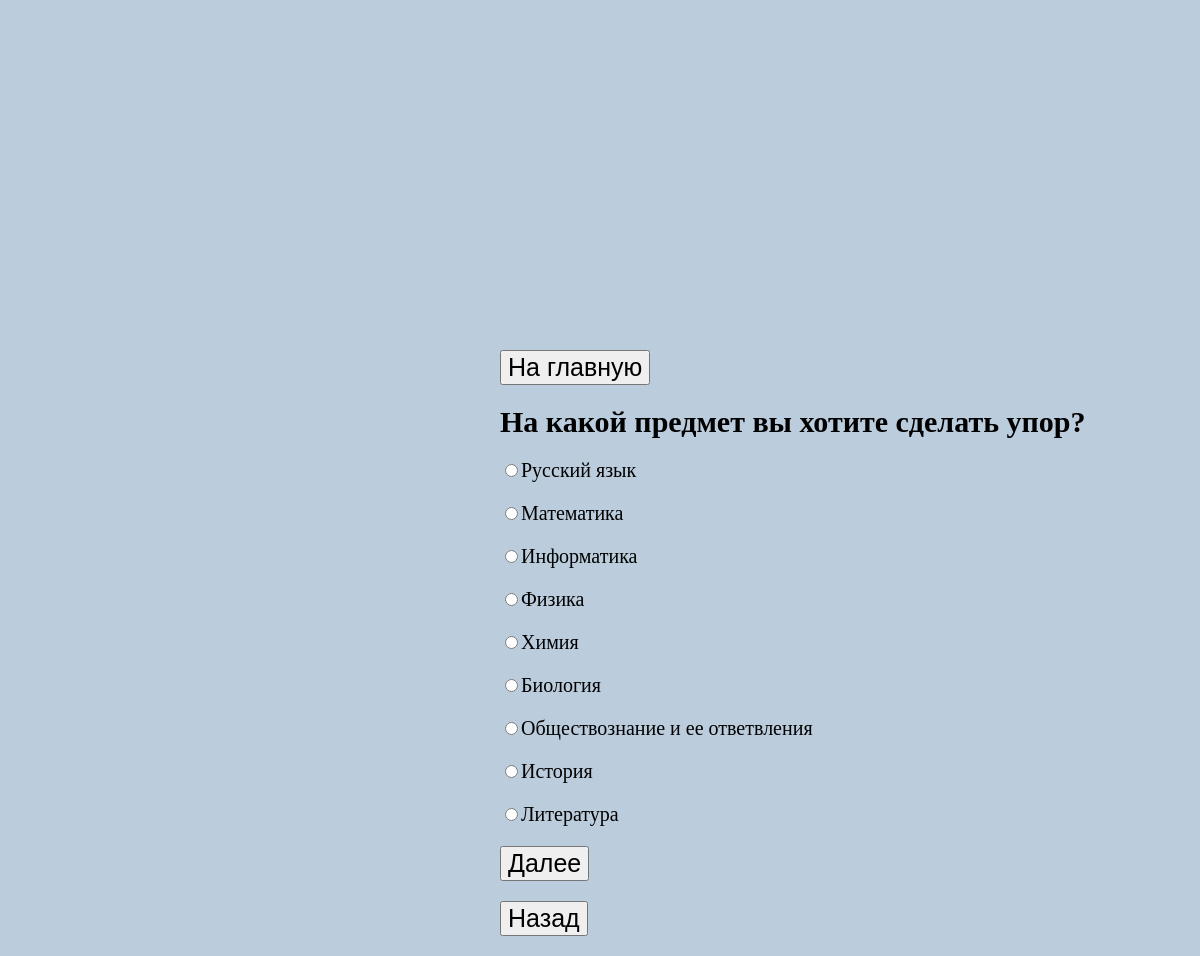
Page /test/27/ on the committed database.
### study/models.py (models this page shows, shortened)
class Quest(models.Model):
    question = models.CharField(max_length=200)
    tip=models.CharField(max_length=1)
    test = models.ForeignKey('Test',on_delete=models.CASCADE,)

class Answer(models.Model):
    answer = models.CharField(max_length=200)
    quest = models.ForeignKey('Quest',on_delete=models.CASCADE,)

### study/views.py (the view, shortened to what this page needs)
# urls.py: path('', include('study.urls')),
def study(request, id):
    quest1 = Quest.objects.get(id = id)
    a = Answer.objects.filter(quest = quest1)
    if quest1.tip == '3':
        if request.method == "POST":
            if 'Назад' in request.POST:
                id = id-1
                return redirect('study', id)
            an = ''
            if '1' in request.POST:
                Useranswer.quest = quest1.id
                Useranswer.answer = request.POST["Вапросик"]
            elif '0' in request.POST:
                Useranswer.quest = quest1.id
                Useranswer.answer = request.POST["Вапросик"]
            id += 1
            if id == 43:
                return redirect('study1')
            return redirect('study', id)
        else:
            return render(request, 'study/study_3.html', {'q': quest1, 'a': a})

### study/templates/study/study_3.html (shortened to what this page needs)
{% load static %}
<!DOCTYPE html>
<html>
	<head>
        <link rel="stylesheet" href="{% static 'study/testpage.css' %}">
	</head>
    <body>
    {% block content %}
     <form>
        <div>
            <p><button name="На главную">На главную</button></p>
        </div>
     </form>
    <div>
        <h1>{{ q.question }}</h1>
    </div>
    <form method="POST">
        <div>
            {% for aa in a %}
                {% if aa.answer == "Русский язык" %}
                    <p><input type="radio" required name="Вапросик" value="1">{{ aa.answer }}</p>
                {% endif %}
                {% if aa.answer == "Математика" %}
                    <p><input type="radio" required name="Вапросик" value="2">{{ aa.answer }}</p>
                {% endif %}
                {% if aa.answer == "Информатика" %}
                    <p><input type="radio" required name="Вапросик" value="3">{{ aa.answer }}</p>
                {% endif %}
                {% if aa.answer == "Физика" %}
                    <p><input type="radio" required name="Вапросик" value="4">{{ aa.answer }}</p>
                {% endif %}
                {% if aa.answer == "Химия" %}
                    <p><input type="radio" required name="Вапросик" value="5">{{ aa.answer }}</p>
                {% endif %}
                {% if aa.answer == "Биология" %}
                    <p><input type="radio" required name="Вапросик" value="6">{{ aa.answer }}</p>
                {% endif %}
                {% if aa.answer == "Обществознание и ее ответвления" %}
                    <p><input type="radio" required name="Вапросик" value="7">{{ aa.answer }}</p>
                {% endif %}
                {% if aa.answer == "История" %}
                    <p><input type="radio" required name="Вапросик" value="8">{{ aa.answer }}</p>
                {% endif %}
                {% if aa.answer == "Литература" %}
                    <p><input type="radio" required name="Вапросик" value="9">{{ aa.answer }}</p>
                {% endif %}
            {% endfor %}
        </div>
        <div>
            <p><button type="submit">Далее</button></p>
            <p><button name="Назад">Назад</button></p>
        </div>
    </form>
    {% endblock %}
	</body>
</html>

### rows in the picture
Quest: question "На какой предмет вы хотите сделать упор?"
Answer: answer "Русский язык"
Answer: answer "Математика"
Answer: answer "Информатика"
Answer: answer "Физика"
Answer: answer "Химия"
Answer: answer "Биология"
Answer: answer "Обществознание и ее ответвления"
Answer: answer "История"
Answer: answer "Литература"
